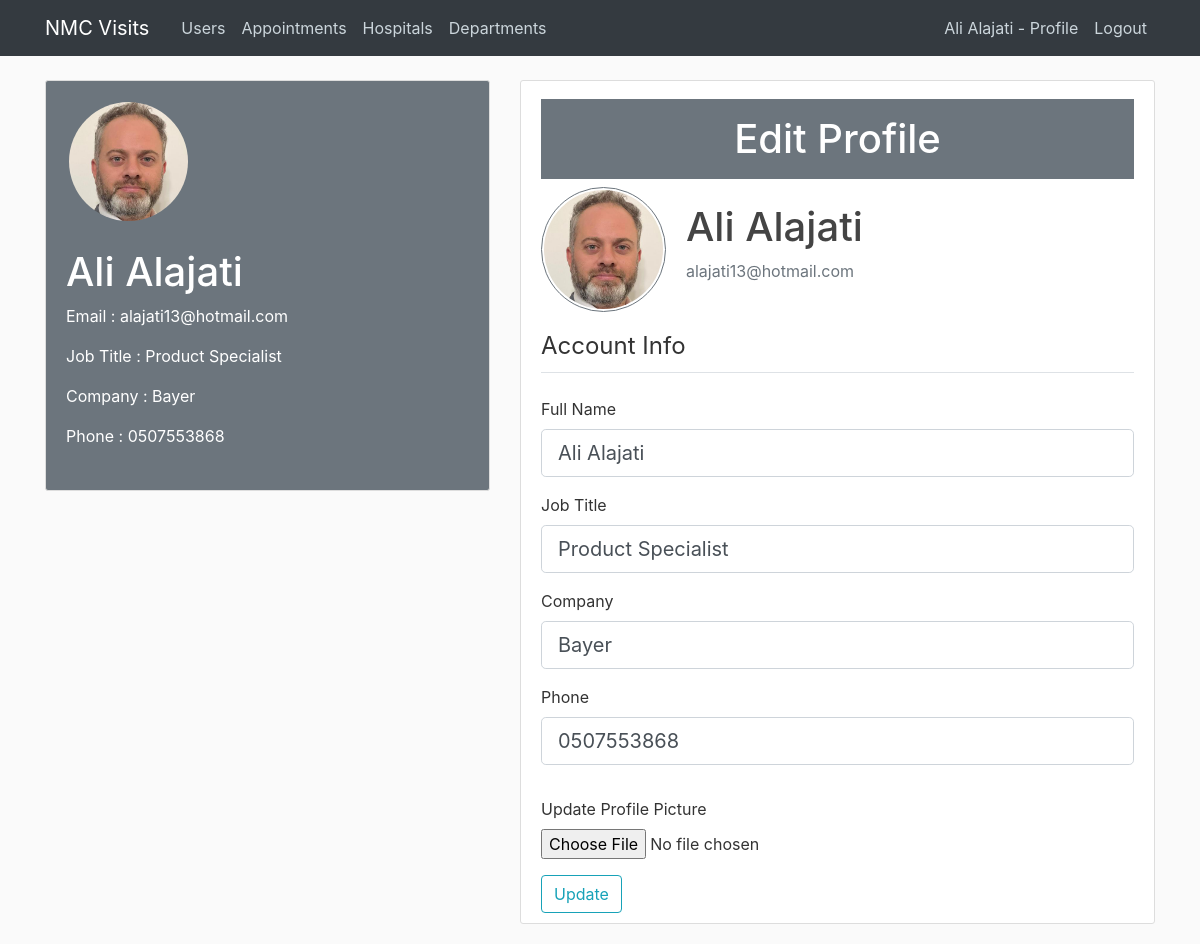
The app's page /profile (signed in) with its own data.
### nmcvisits/models.py (models this page shows, shortened)
class User(db.Model, UserMixin):
    id = db.Column(db.Integer, primary_key=True)
    username = db.Column(db.String(100), nullable=False)
    email = db.Column(db.String(100), unique=True, nullable=False)
    password = db.Column(db.String(), nullable=False)
    company = db.Column(db.String())
    jobTitle = db.Column(db.String())
    phone = db.Column(db.String())
    imageFile = db.Column(db.String(20), nullable=False, default='default.jpg')
    role = db.Column(db.String(20), nullable=False, default="Visitor")
    notes = db.Column(db.String(300))
    appointments = db.relationship('Appointment', backref='visitor', lazy=True)

### nmcvisits/routes.py (the view)
@app.route("/profile", methods=["GET", "POST"])
@login_required
def profile():
    form = UpdateProfileForm()
    if form.validate_on_submit():
        if form.picture.data:
            pictureFile = savePicture(form.picture.data)
            if current_user.imageFile != "default.jpg":
                oldPicturePath = os.path.join(app.root_path, "static/Profile_Photos", current_user.imageFile)
                os.remove(oldPicturePath)
            current_user.imageFile = pictureFile
        current_user.username = form.username.data.strip().title()
        current_user.jobTitle = form.jobTitle.data.strip().title()
        current_user.company = form.company.data.strip().title()
        current_user.phone = form.phone.data.strip()
        db.session.commit()
        flash("your profile has been updated", "success")
        return redirect(url_for("profile"))
    elif request.method == "GET":
        form.username.data = current_user.username
        form.jobTitle.data = current_user.jobTitle
        form.company.data = current_user.company
        form.phone.data = current_user.phone
    imageFile = url_for("static", filename="profile_photos/" + current_user.imageFile)
    return render_template("profile.html", title = "Profile", sidebar = 7, imageFile=imageFile, form=form)

### nmcvisits/forms.py
class UpdateProfileForm(FlaskForm):
    username = StringField("Full Name", validators=[DataRequired(), Length(min=2, max=100)])
    jobTitle = StringField("Job Title", validators=[DataRequired(), Length(min=2, max=100)])
    company = StringField("Company", validators=[DataRequired(), Length(min=2, max=100)])
    phone = StringField("Phone", validators=[DataRequired(), Length(min=8, max=100)])
    picture = FileField("Update Profile Picture", validators=[FileAllowed(["jpg","png","bmp","jpeg","svg"])])
    submit = SubmitField('Update')

### nmcvisits/models.py (called while the page is built)
@login_manager.user_loader
def load_user(user_id):
    return User.query.get(int(user_id))

### nmcvisits/templates/profile.html (shortened to what this page needs)
{% extends "layout.html" %}
{% block body %}
<div class="content-section bg-secondary text-white">
    <div class="media pt-2">
        <img class="rounded-circle border border-secondary account-img", src="{{imageFile}}" alt="User Photo">
    </div>
    <div class="media pt-2">
        <div class="media-body">
            <h2 class="account-heading text-white">{{current_user.username}}</h2>
        </div>
    </div>
    <div>
        <fieldset class="form-group">
            <div class="form-group">
                Email :
                {{current_user.email}}
            </div>
            <div class="form-group">
                Job Title :
                {{current_user.jobTitle}}
            </div>
            <div class="form-group">
                Company :
                {{current_user.company}}
            </div>
            <div class="form-group">
                Phone :
                {{current_user.phone}}
            </div>
        </fieldset>
    </div>
</div>
{% endblock %}
{% block side %}
<div>
    <div class="media pt-2">
        <div class="media-body bg-secondary">
            <h2 class="account-heading pt-3 text-center text-white mb-3">Edit Profile</h2>
        </div>
        </div>
    <div class="media pt-2">
        <img class="rounded-circle border border-secondary account-img", src="{{imageFile}}" alt="User Photo">
        <div class="media-body">
            <h2 class="account-heading pt-3">{{current_user.username}}</h2>
            <p class="text-secondary">{{current_user.email}}</p>
        </div>
    </div>
    <form action="" method="POST" enctype="multipart/form-data">
        <fieldset class="form-group">
            <legend class="border-bottom mb-4 pb-2">Account Info</legend>
                <div class="form-group">
                    {{ form.username.label(class="form-control-label") }}
                    {% if form.username.errors %}
                        {{ form.username(class="form-control form-control-lg is-invalid") }}
                        <div class="invalid-feedback">
                            {% for error in form.username.errors %}
                                <span>{{ error }}</span>
                            {% endfor %}
                        </div>
                    {% else %}
                        {{ form.username(class="form-control form-control-lg")  }}
                    {% endif %}
                </div>
                <div class="form-group">
                    {{ form.jobTitle.label(class="form-control-label") }}
                    {% if form.jobTitle.errors %}
                        {{ form.jobTitle(class="form-control form-control-lg is-invalid") }}
                        <div class="invalid-feedback">
                            {% for error in form.jobTitle.errors %}
                                <span>{{ error }}</span>
                            {% endfor %}
                        </div>
                    {% else %}
                        {{ form.jobTitle(class="form-control form-control-lg") }}
                    {% endif %}
                </div>
                <div class="form-group">
                    {{ form.company.label(class="form-control-label") }}
                    {% if form.company.errors %}
                        {{ form.company(class="form-control form-control-lg is-invalid") }}
                        <div class="invalid-feedback">
                            {% for error in form.company.errors %}
                                <span>{{ error }}</span>
                            {% endfor %}
                        </div>
                    {% else %}
                        {{ form.company(class="form-control form-control-lg") }}
                    {% endif %}
                </div>
                <div class="form-group">
                    {{ form.phone.label(class="form-control-label") }}
                    {% if form.phone.errors %}
                        {{ form.phone(class="form-control form-control-lg is-invalid") }}
                        <div class="invalid-feedback">
                            {% for error in form.phone.errors %}
                                <span>{{ error }}</span>
                            {% endfor %}
                        </div>
                    {% else %}
                        {{ form.phone(class="form-control form-control-lg") }}
                    {% endif %}
                </div>
            </div>
            <div class="form-group">
                {{ form.picture.label() }}
                {{ form.picture(class="form-control-file") }}
            </div>
        <div>
            {{ form.submit(class="btn btn-outline-info") }}
        </div>
{% endblock %}

### nmcvisits/templates/layout.html (shortened to what this page needs)
<!DOCTYPE html>
<html>
<head>
    <link rel="stylesheet" href="https://maxcdn.bootstrapcdn.com/bootstrap/4.0.0/css/bootstrap.min.css">
    <link rel="stylesheet" type="text/css" href="{{ url_for('static', filename='styles.css') }}">
</head>
<body>
    <header class="site-header">
      <nav class="navbar navbar-expand-md navbar-dark bg-dark fixed-top">
        <div class="container">
          <a class="navbar-brand mr-4" href="/">NMC Visits</a>
          <div class="collapse navbar-collapse" id="navbarToggle">
            <div class="navbar-nav mr-auto">
              {% if current_user.role == "Admin" %}
              <a class="nav-item nav-link" href="{{ url_for('users') }}">Users</a>
              <a class="nav-item nav-link" href="{{ url_for('appointments') }}">Appointments</a>
              <a class="nav-item nav-link" href="{{ url_for('hospitals') }}">Hospitals</a>
              <a class="nav-item nav-link" href="{{ url_for('departments') }}">Departments</a>
              {% endif %}
            </div>
            <div class="navbar-nav">
              {% if current_user.is_authenticated %}
              <a class="nav-item nav-link" href="{{ url_for('profile') }}">{{current_user.username}} - Profile</a>
              <a class="nav-item nav-link" href="{{ url_for('logout') }}">Logout</a>
              {% else %}
              <a class="nav-item nav-link" href="{{ url_for('login') }}">Login</a>
              <a class="nav-item nav-link" href="{{ url_for('register') }}">Register</a>
              {% endif %}
            </div>
          </div>
        </div>
      </nav>
    </header>
    <main role="main" class="container">
      <div class="row">
        {% if sidebar %}
        <div class="col-md-{{12-sidebar}}">
        {% else %}
        <div class="col-md-12">
        {% endif %}
          {% block body %}
          {% endblock %}
        </div>
        {% if sidebar %}
        <div class="col-md-{{sidebar}}">
          <div class="content-section">
            {% block side %}
            {% endblock %}
          </div>
        </div>
        {% endif %}
      </div>
    </main>
</body>
</html>

### nmcvisits/static/styles.css (style rules this page uses)
body { background: #fafafa; color: #333333; margin-top: 5rem; }
h1, h2, h3, h4, h5, h6 { color: #444444; }
.site-header .navbar-nav .nav-link { color: #cbd5db; }
.content-section { background: #ffffff; padding: 10px 20px; border: 1px solid #dddddd; border-radius: 3px; margin-bottom: 20px; }
.account-img { height: 125px; width: 125px; padding: 2px; margin-right: 20px; margin-bottom: 16px; }
.account-heading { font-size: 2.5rem; }

### records on screen
User: username "Ali Alajati", email "alajati13@hotmail.com", jobTitle "Product Specialist", company "Bayer", phone "0507553868"
